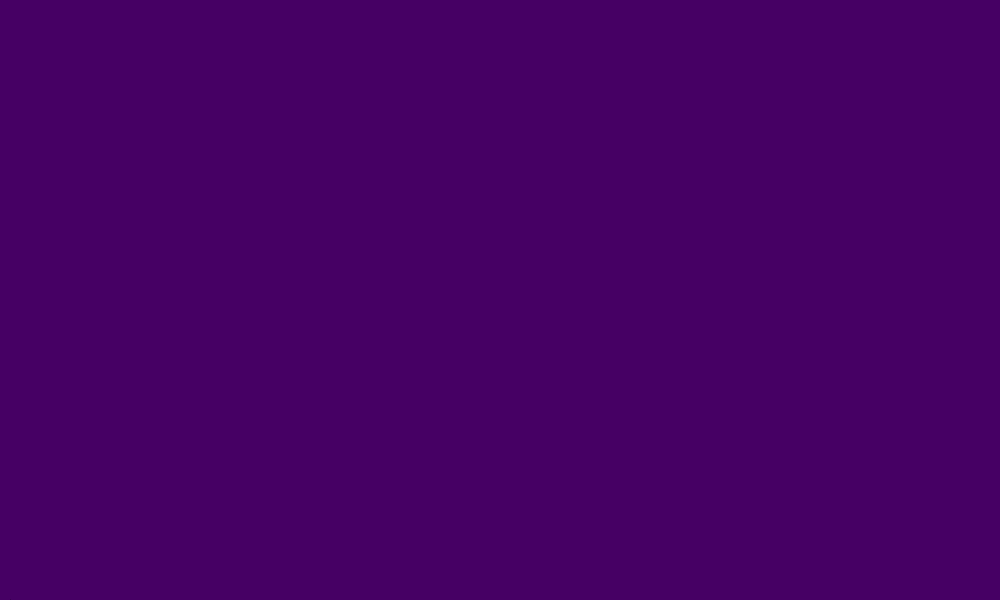
Frame 1 (no input)
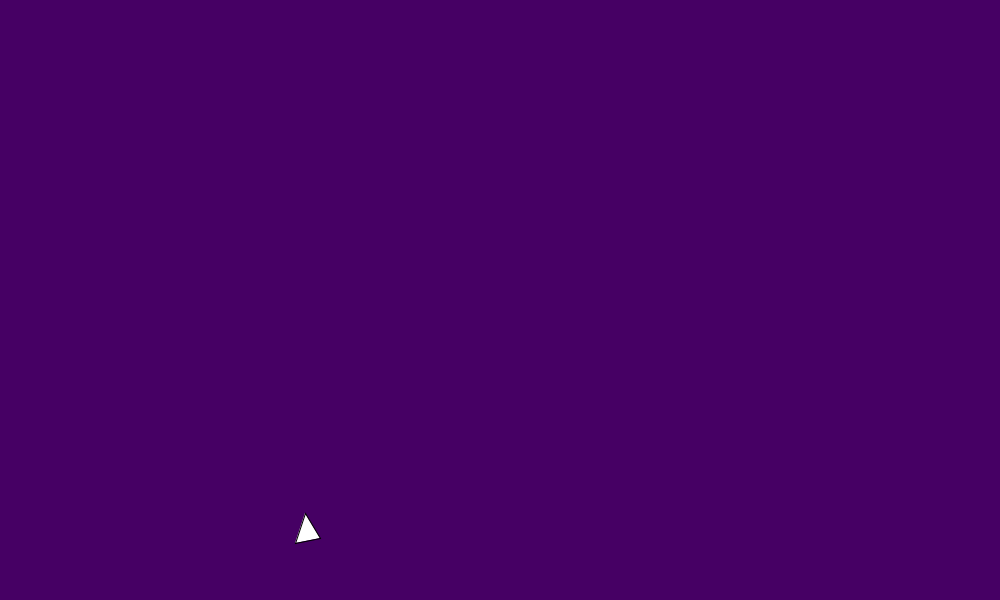
Frame 60 (the mouse pressed at the canvas centre just before this capture)
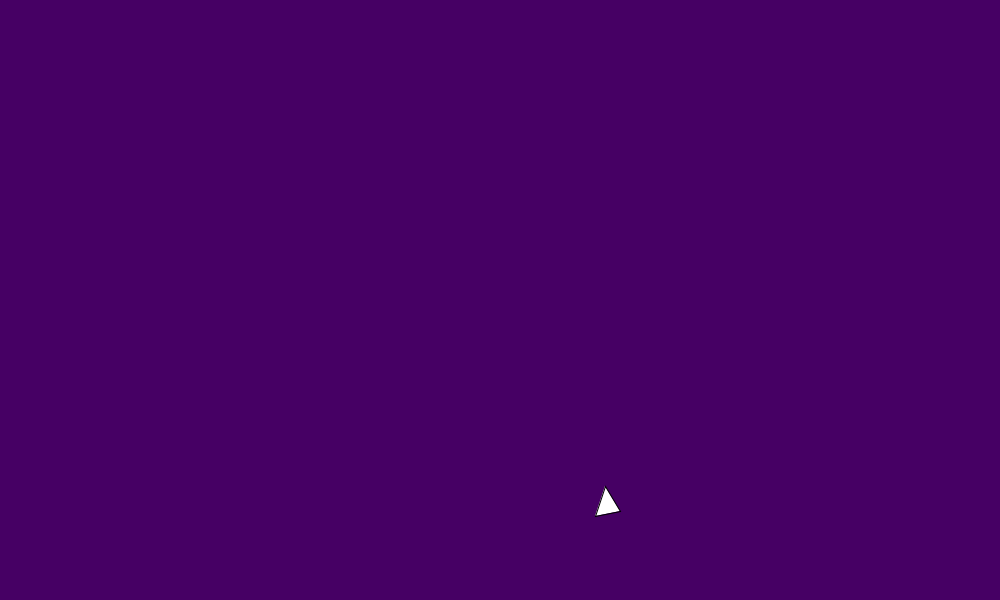
Frame 120 (the mouse held since frame 60 and released just before this capture)

The Processing sketch that drew these frames (run headless with seeded random() and noise(); from frame 60 on, the mouse is pressed at the canvas centre):

// Processing sketch: bouncingTriangle_MRA
// ── bouncingTriangle_MRA.pde
/*
  Michaela Andrews
  07/15/2016
  
  Jumping Triangle
*/
PShape triangle;
float gravity = 1;
float xSpeed, ySpeed;
float x, y;

void setup()
{
  size(1000, 600);
  triangle = createShape(TRIANGLE, 10, 0, 0, 30, 25, 25);
  x = 0;
  y = height;
  xSpeed = 5;
} // setup()

void draw()
{
  background(70, 0, 100);
  shape(triangle, x, y);
  x = x + xSpeed;
  y = y + ySpeed;
  ySpeed += gravity;
  if (y == height) {
    ySpeed = -30;
  }
  if (x > width || x < 0){
    xSpeed = -xSpeed;
  }
} // draw()


//could try completing this with this polygon code instead
/*
class Polygon {
  float sx, sy, radius, npoints, angle;
  color c;
  Polygon(float inRadius, int inPoints, color inColor){
    c = inColor;
    radius = inRadius;
    npoints = inPoints;
    angle = TWO_PI / npoints;
  }
  void show(float x, float y) {  
    beginShape();
    fill(c);
    stroke(150);
    strokeWeight(5);
    for (float a = 0; a < TWO_PI; a += angle) {
      sx = x + cos(a) * radius;
      sy = y + sin(a) * radius;
      vertex(sx, sy);
    }
    endShape(CLOSE);
  }
}
*/
